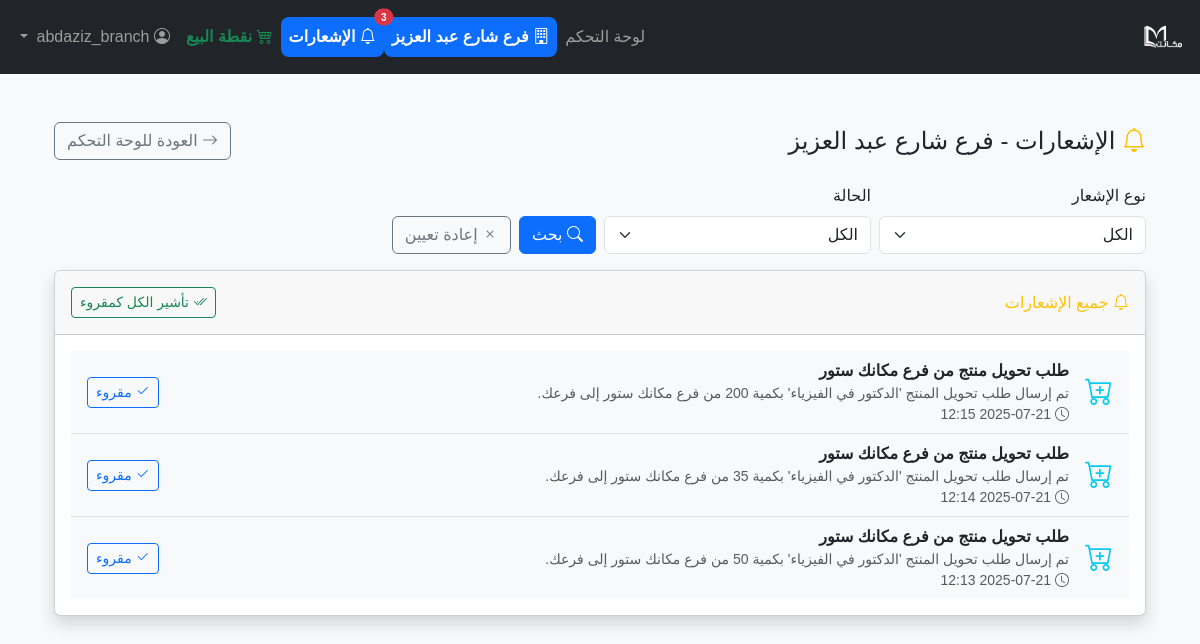
Screenshot of /branch/notifications (signed in) with the database file from the repository.
### models/branch.py (models this page shows, shortened)
class Branch(db.Model):
    __tablename__ = 'branches'
    id = db.Column(db.Integer, primary_key=True)
    name = db.Column(db.String(100), nullable=False, unique=True)
    address = db.Column(db.String(255), nullable=True)
    phone = db.Column(db.String(20), nullable=True)
    manager = db.Column(db.String(100), nullable=True)
    is_active = db.Column(db.Boolean, default=True)
    created_at = db.Column(db.DateTime, default=db.func.current_timestamp())

### models/notification.py (models this page shows, shortened)
class BranchNotification(db.Model):
    __tablename__ = 'branch_notifications'
    id = db.Column(db.Integer, primary_key=True)
    from_branch_id = db.Column(db.Integer, db.ForeignKey('branches.id'), nullable=True)
    to_branch_id = db.Column(db.Integer, db.ForeignKey('branches.id'), nullable=True)
    product_id = db.Column(db.Integer, db.ForeignKey('products.id'), nullable=True)
    notification_type = db.Column(db.String(50), nullable=False)  # low_stock, request, delivery, etc.
    title = db.Column(db.String(128), nullable=False)
    message = db.Column(db.Text, nullable=False)
    is_read = db.Column(db.Boolean, default=False)
    is_urgent = db.Column(db.Boolean, default=False)
    created_by = db.Column(db.Integer, db.ForeignKey('users.id'), nullable=True)
    created_at = db.Column(db.DateTime, default=datetime.utcnow)
    read_at = db.Column(db.DateTime, nullable=True)
    from_branch = db.relationship('Branch', foreign_keys=[from_branch_id], backref='sent_notifications')
    to_branch = db.relationship('Branch', foreign_keys=[to_branch_id], backref='received_notifications')
    product = db.relationship('Product', backref='notifications')
    creator = db.relationship('User', backref='created_notifications')
    def get_notification_icon(self):
        icon_map = {
            'low_stock': 'bi-exclamation-triangle',
            'request': 'bi-cart-plus',
            'delivery': 'bi-truck',
            'urgent': 'bi-exclamation-circle',
            'info': 'bi-info-circle'
        }
        return icon_map.get(self.notification_type, 'bi-bell')
    def get_notification_class(self):
        class_map = {
            'low_stock': 'warning',
            'request': 'info',
            'delivery': 'success',
            'urgent': 'danger',
            'info': 'primary'
        }
        return class_map.get(self.notification_type, 'secondary')

### routes/branch_dashboard.py (the view)
@branch_dashboard_bp.route('/notifications', methods=['GET'])
@login_required
def notifications():
    if not current_user.is_branch_user():
        flash('غير مصرح لك بالوصول لهذه الصفحة', 'danger')
        return redirect(url_for('dashboard'))
    branch = current_user.branch
    notif_type = request.args.get('type', 'all')
    status = request.args.get('status', 'all')
    query = BranchNotification.query.filter_by(to_branch_id=branch.id)
    if notif_type != 'all':
        query = query.filter_by(notification_type=notif_type)
    if status == 'unread':
        query = query.filter_by(is_read=False)
    elif status == 'read':
        query = query.filter_by(is_read=True)
    notifications = query.order_by(BranchNotification.created_at.desc()).all()
    return render_template('branch_dashboard/notifications.html', branch=branch, notifications=notifications, notif_type=notif_type, status=status)

### models/user.py (called while the page is built)
    def is_admin(self):
        return self.role == 'admin'

    def is_branch_user(self):
        return self.role in ['branch_manager', 'branch_employee']

    def get_branch_name(self):
        return self.branch.name if self.branch else 'غير محدد'

### routes/branch_dashboard.py (called while the page is built)
@branch_dashboard_bp.before_request
def check_branch_access():
    if current_user.is_authenticated and current_user.is_branch_user():
        if not current_user.branch_id:
            flash('يجب ربط حسابك بفرع أولاً', 'warning')
            return redirect(url_for('auth.logout'))

### templates/branch_dashboard/notifications.html (shortened to what this page needs)
{% extends "base.html" %}
{% block content %}
<div class="container-fluid py-4">
    <div class="row mb-4">
        <div class="col-12 d-flex justify-content-between align-items-center">
            <h1 class="h4 mb-0">
                <i class="bi bi-bell text-warning"></i>
                الإشعارات - {{ branch.name }}
            </h1>
            <a href="{{ url_for('branch_dashboard.dashboard') }}" class="btn btn-outline-secondary">
                <i class="bi bi-arrow-right"></i> العودة للوحة التحكم
            </a>
        </div>
    </div>
    <form method="get" class="row g-2 mb-3 align-items-end" id="filter-form">
        <div class="col-md-3">
            <label class="form-label">نوع الإشعار</label>
            <select name="type" class="form-select">
                <option value="all" {% if notif_type == 'all' %}selected{% endif %}>الكل</option>
            </select>
        </div>
        <div class="col-md-3">
            <label class="form-label">الحالة</label>
            <select name="status" class="form-select">
                <option value="all" {% if status == 'all' %}selected{% endif %}>الكل</option>
            </select>
        </div>
        <div class="col-md-3 d-flex align-items-end">
            <button type="submit" class="btn btn-primary me-2"><i class="bi bi-search"></i> بحث</button>
            <a href="{{ url_for('branch_dashboard.notifications') }}" class="btn btn-outline-secondary"><i class="bi bi-x"></i> إعادة تعيين</a>
        </div>
    </form>
    <div class="card shadow">
        <div class="card-header py-3 d-flex justify-content-between align-items-center">
            <h6 class="m-0 font-weight-bold text-warning">
                <i class="bi bi-bell"></i> جميع الإشعارات
            </h6>
            <form method="post" action="{{ url_for('branch_dashboard.mark_all_read') }}" style="display:inline-block;">
                <button type="submit" class="btn btn-outline-success btn-sm"><i class="bi bi-check2-all"></i> تأشير الكل كمقروء</button>
            </form>
        </div>
        <div class="card-body">
            {% if notifications %}
                <ul class="list-group list-group-flush">
                    {% for notif in notifications %}
                    <li class="list-group-item d-flex align-items-center {% if not notif.is_read %}bg-light{% endif %}">
                        <div class="me-3">
                            <i class="bi {{ notif.get_notification_icon() }} fs-3 text-{{ notif.get_notification_class() }}"></i>
                        </div>
                        <div class="flex-grow-1">
                            <div class="fw-bold">
                                {{ notif.title }}
                            </div>
                            <div class="text-muted small">{{ notif.message }}</div>
                            <div class="text-muted small">
                                <i class="bi bi-clock"></i> {{ notif.created_at.strftime('%Y-%m-%d %H:%M') }}
                            </div>
                        </div>
                        <div class="ms-3">
                            {% if not notif.is_read %}
                                <form method="post" action="{{ url_for('branch_dashboard.mark_read', notif_id=notif.id) }}" style="display:inline-block;">
                                    <button type="submit" class="btn btn-sm btn-outline-primary"><i class="bi bi-check2"></i> مقروء</button>
                                </form>
                            {% else %}
                                <span class="badge bg-success">مقروء</span>
                            {% endif %}
                        </div>
                    </li>
                    {% endfor %}
                </ul>
            {% else %}
                <div class="text-center py-4">
                    <i class="bi bi-bell fs-1 text-muted mb-3"></i>
                    <h5>لا توجد إشعارات</h5>
                    <p class="text-muted">جميع الإشعارات ستظهر هنا فور حدوثها</p>
                </div>
            {% endif %}
        </div>
    </div>
</div>
{% endblock %}

### templates/base.html (shortened to what this page needs)
<!DOCTYPE html>
<html lang="ar" dir="rtl">
<head>
    <link href="https://cdn.jsdelivr.net/npm/bootstrap@5.3.0/dist/css/bootstrap.rtl.min.css" rel="stylesheet">
</head>
<body>
<nav class="navbar navbar-expand-lg navbar-dark bg-dark mb-4">
    <div class="container-fluid">
        <a class="navbar-brand d-flex align-items-center" href="{{ url_for('dashboard') }}">
            <img src="/static/logo.png" alt="شعار النظام" style="height:48px;max-width:200px;object-fit:contain;vertical-align:middle;">
        </a>
        <div class="collapse navbar-collapse" id="navbarNav">
            <ul class="navbar-nav ms-auto">
                {% if current_user.is_authenticated %}
                    <li class="nav-item">
                        <a class="nav-link {% if request.endpoint == 'dashboard' %}active{% endif %}" href="{{ url_for('dashboard') }}">لوحة التحكم</a>
                    </li>
                    {% if current_user.is_admin() %}
                        <li class="nav-item">
                            <a class="nav-link {% if request.endpoint and request.endpoint.startswith('branches.') %}active{% endif %}" href="{{ url_for('branches.list_branches') }}">
                                <i class="bi bi-building"></i> إدارة الفروع
                            </a>
                        </li>
                        <li class="nav-item">
                            <a class="nav-link {% if request.endpoint and request.endpoint.startswith('stats.') %}active{% endif %}" href="{{ url_for('stats.stats_dashboard') }}">الإحصائيات</a>
                        </li>
                        <li class="nav-item">
                            <a class="nav-link {% if request.endpoint and request.endpoint.startswith('products.') %}active{% endif %}" href="{{ url_for('products.list_products') }}">المنتجات</a>
                        </li>
                        <li class="nav-item">
                            <a class="nav-link {% if request.endpoint and request.endpoint.startswith('categories.') %}active{% endif %}" href="{{ url_for('categories.list_categories') }}">الأصناف</a>
                        </li>
                        <li class="nav-item">
                            <a class="nav-link {{ 'active' if request.endpoint == 'movements.list_movements' }}" href="{{ url_for('movements.list_movements') }}">
                                <i class="bi bi-arrow-left-right"></i> الحركات
                            </a>
                        </li>
                    {% elif current_user.is_branch_user() %}
                        <li class="nav-item">
                            <a class="nav-link {% if request.endpoint and request.endpoint.startswith('branch_dashboard.') %}active{% endif %}" href="{{ url_for('branch_dashboard.dashboard') }}">
                                <i class="bi bi-building"></i> {{ current_user.get_branch_name() }}
                            </a>
                        </li>
                    {% endif %}
                    {% if current_user.is_admin() or current_user.is_branch_user() %}
                        <li class="nav-item position-relative">
                            <a class="nav-link {% if request.endpoint == 'branch_dashboard.notifications' %}active{% endif %}" href="{{ url_for('branch_dashboard.notifications') }}">
                                <i class="bi bi-bell"></i>
                                {% set unread_count = current_user.branch.received_notifications|selectattr('is_read', 'equalto', False)|list|length if current_user.is_branch_user() else 0 %}
                                {% if current_user.is_admin() %}
                                    {% set unread_count = unread_count + (notifications_count or 0) %}
                                {% endif %}
                                {% if unread_count > 0 %}
                                    <span class="position-absolute top-0 start-0 translate-middle badge rounded-pill bg-danger" style="font-size:10px;">{{ unread_count }}</span>
                                {% endif %}
                                الإشعارات
                            </a>
                        </li>
                    {% endif %}
                    <li class="nav-item">
                        <a class="nav-link fw-bold text-success" href="{{ url_for('pos.pos_home') }}">
                            <i class="bi bi-cart4"></i> نقطة البيع
                        </a>
                    </li>
                    <li class="nav-item dropdown">
                        <a class="nav-link dropdown-toggle" href="#" id="userDropdown" role="button" data-bs-toggle="dropdown" aria-expanded="false">
                            <i class="bi bi-person-circle"></i> {{ current_user.username }}{% if current_user.is_admin() %} <span class="badge bg-danger">مدير</span>{% endif %}
                        </a>
                    </li>
                {% endif %}
            </ul>
        </div>
    </div>
</nav>
<div class="container">
    {% block content %}{% endblock %}
</div>
<link rel="stylesheet" href="https://cdn.jsdelivr.net/npm/bootstrap-icons@1.10.5/font/bootstrap-icons.css">
</body>
</html>

### templates/base.html (style rules this page uses)
body { font-family: 'Cairo', Tahoma, Arial, sans-serif; background: #f8f9fa; }
.navbar .nav-link.active { font-weight: bold; color: #fff !important; background: #0d6efd; border-radius: 0.5rem; }

### rows the page displays
Branch: get_branch_name "فرع شارع عبد العزيز", name "فرع شارع عبد العزيز"
BranchNotification: title "طلب تحويل منتج من فرع مكانك ستور", message "تم إرسال طلب تحويل المنتج 'الدكتور في الفيزياء' بكمية 200 من فرع مكانك ستور إلى فرعك.", created_at "2025-07-21 12:15"
BranchNotification: title "طلب تحويل منتج من فرع مكانك ستور", message "تم إرسال طلب تحويل المنتج 'الدكتور في الفيزياء' بكمية 35 من فرع مكانك ستور إلى فرعك.", created_at "2025-07-21 12:14"
BranchNotification: title "طلب تحويل منتج من فرع مكانك ستور", message "تم إرسال طلب تحويل المنتج 'الدكتور في الفيزياء' بكمية 50 من فرع مكانك ستور إلى فرعك.", created_at "2025-07-21 12:13"

### other values shown
{{ unread_count }} "3"
